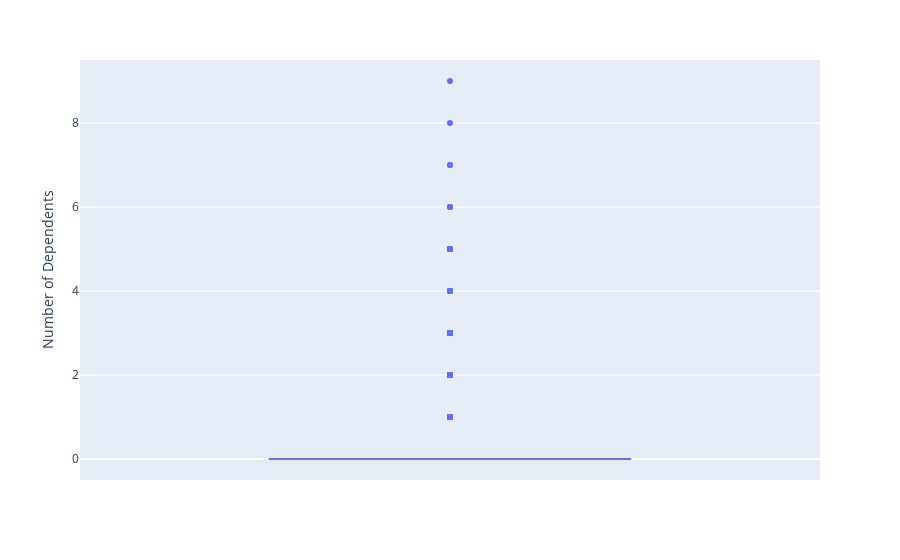

Here is the notebook cell this chart was saved with:
### Code cell
px.box(df,y='Number of Dependents').show()

### Figure 1 — Plotly figure (JSON) as saved in the notebook; plotly's stock layout.template omitted (floating-point values rounded to 4 significant figures; data arrays with more than 128 entries replaced by an {"elided": "..."} marker saying what was removed)
{"data": [{"alignmentgroup": "True", "hovertemplate": "Number of Dependents=%{y}<extra></extra>", "legendgroup": "", "marker": {"color": "#636efa"}, "name": "", "notched": false, "offsetgroup": "", "orientation": "v", "showlegend": false, "type": "box", "x0": " ", "xaxis": "x", "y": {"elided": "7043 int values"}, "y0": " ", "yaxis": "y"}], "layout": {"boxmode": "group", "legend": {"tracegroupgap": 0}, "margin": {"t": 60}, "xaxis": {"anchor": "y", "domain": [0, 1]}, "yaxis": {"anchor": "x", "domain": [0, 1], "title": {"text": "Number of Dependents"}}}}
